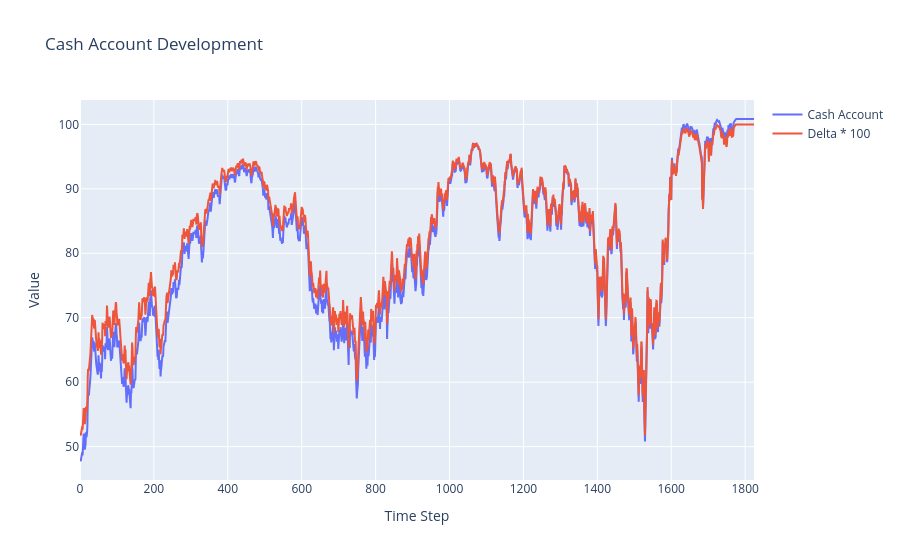

Notebook code for this chart:
### Code cell
fig = go.Figure()
fig.add_trace(go.Scatter(y=cash_account, mode='lines', name='Cash Account'))
fig.update_layout(
    title="Cash Account Development",
    xaxis_title="Time Step",
    yaxis_title="Value",
)
fig.add_trace(go.Scatter(y=100*delta, mode='lines', name='Delta * 100'))
fig.update_layout(
    title="Cash Account Development",
    xaxis_title="Time Step",
    yaxis_title="Value",
)
fig.show()

### Figure 1 — Plotly figure (JSON) as saved in the notebook; plotly's stock layout.template omitted (floating-point values rounded to 4 significant figures; data arrays with more than 128 entries replaced by an {"elided": "..."} marker saying what was removed)
{"data": [{"mode": "lines", "name": "Cash Account", "type": "scatter", "y": {"elided": "1825 float values"}}, {"mode": "lines", "name": "Delta * 100", "type": "scatter", "y": {"elided": "1825 float values"}}], "layout": {"title": {"text": "Cash Account Development"}, "xaxis": {"title": {"text": "Time Step"}}, "yaxis": {"title": {"text": "Value"}}}}
